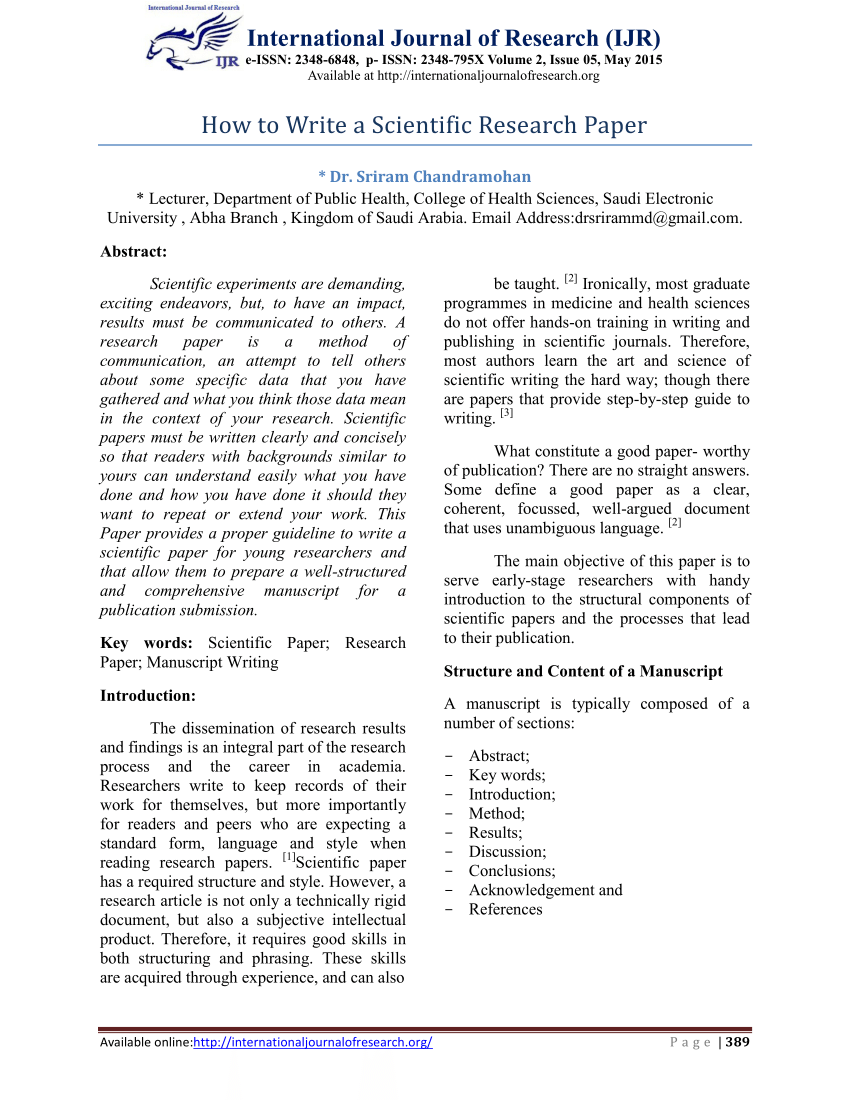
#> input picture photos/paper.png, 850 x 1100 px
$ python demoopencv.py
#> lines starting #> are read from the running program, lines starting #| are printed output that depends on the picture
import cv2


def overlayShadow(img, pattern, shadow_intensity=53):
    if pattern.shape[-1] == 1 or len(pattern.shape) == 2:
        pattern = cv2.cvtColor(pattern, cv2.COLOR_GRAY2BGR)

    pattern = cv2.resize(pattern, tuple(reversed(img.shape[:2])))
    pattern = cv2.bitwise_not(pattern)
    shadow  = cv2.addWeighted(pattern, 0, pattern, 1, shadow_intensity-300)

    return cv2.subtract(img, shadow)

if __name__ == "__main__":
    image  = cv2.imread("photos/paper.png")
#> image is the input picture: shape (1100, 850, 3); mean B, G, R 240.2, 239.5, 239.5
    shadow = cv2.imread("photos/shadow3.png")
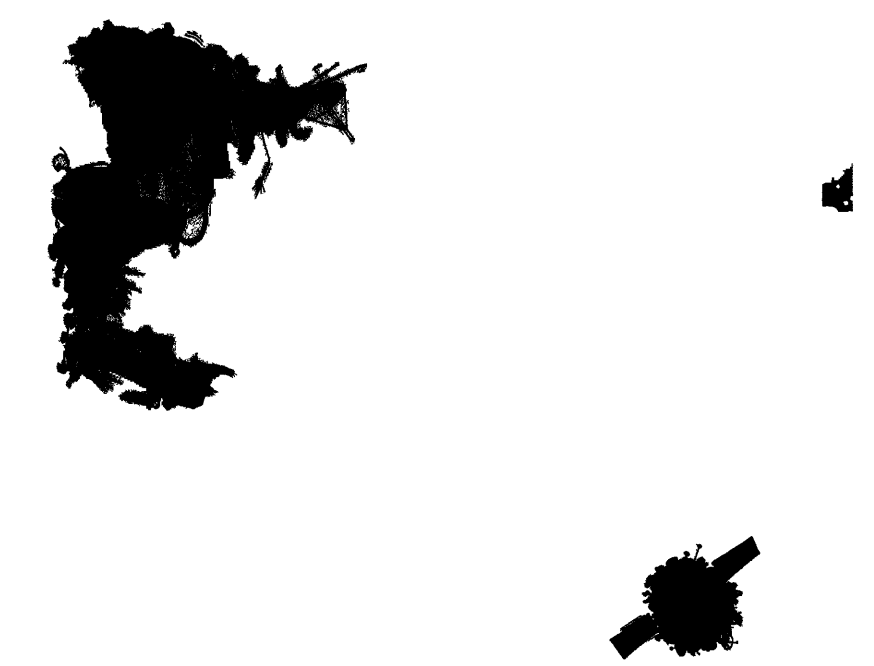
#> input picture photos/shadow3.png, 874 x 666 px
#> shadow is the input picture: shape (666, 874, 3); min 0, max 255, mean 226.7

    output = overlayShadow(image, shadow)
#> in overlayShadow, `pattern = cv2.resize(pattern, tuple(reversed(img.shape[:2])))`:
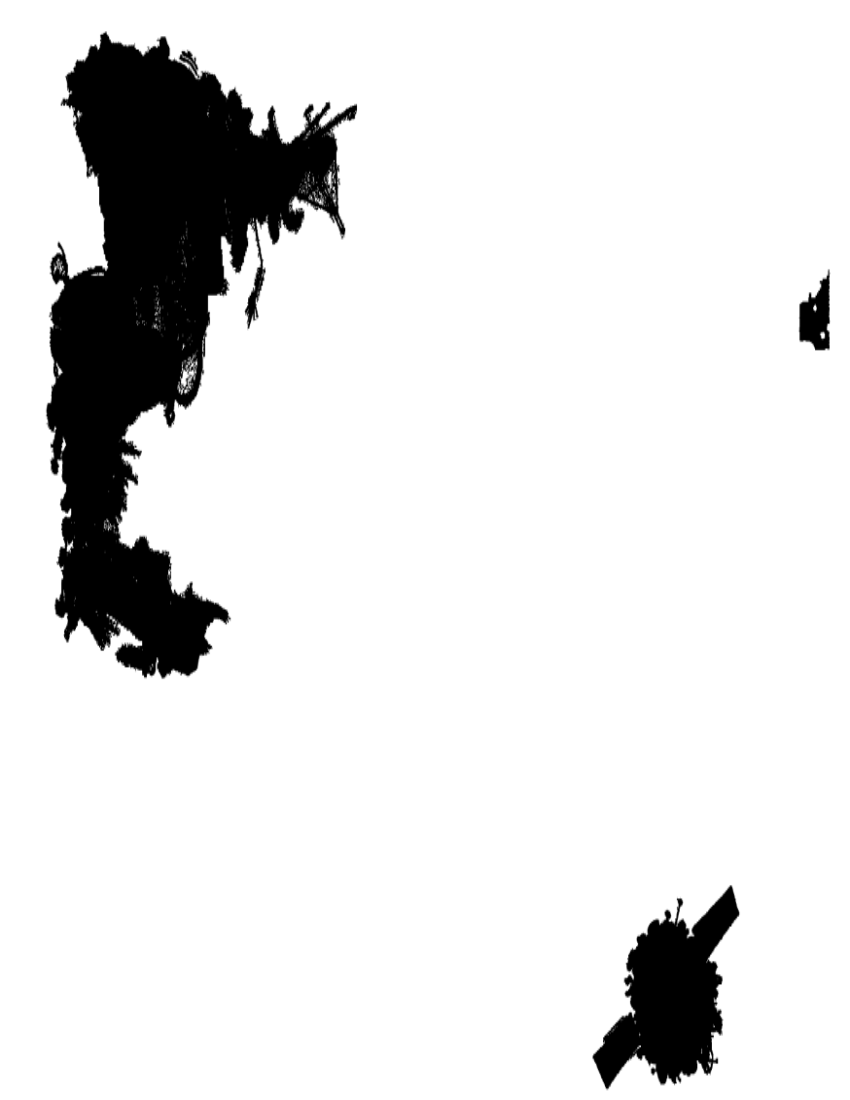
#> pattern: shape (1100, 850, 3); min 0, max 255, mean 226.7
#> in overlayShadow, `pattern = cv2.bitwise_not(pattern)`:
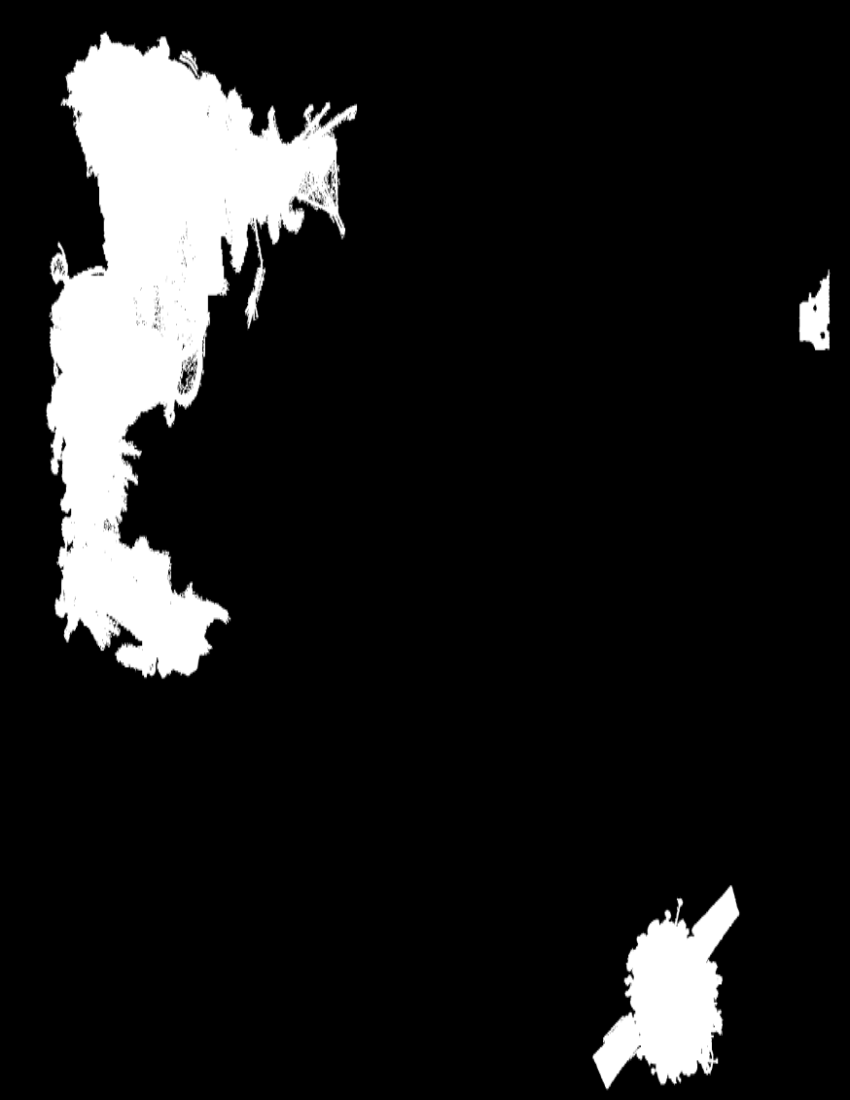
#> pattern: shape (1100, 850, 3); min 0, max 255, mean 28.3
#> in overlayShadow, `shadow  = cv2.addWeighted(pattern, 0, pattern, 1, shadow_intensity-300)`:
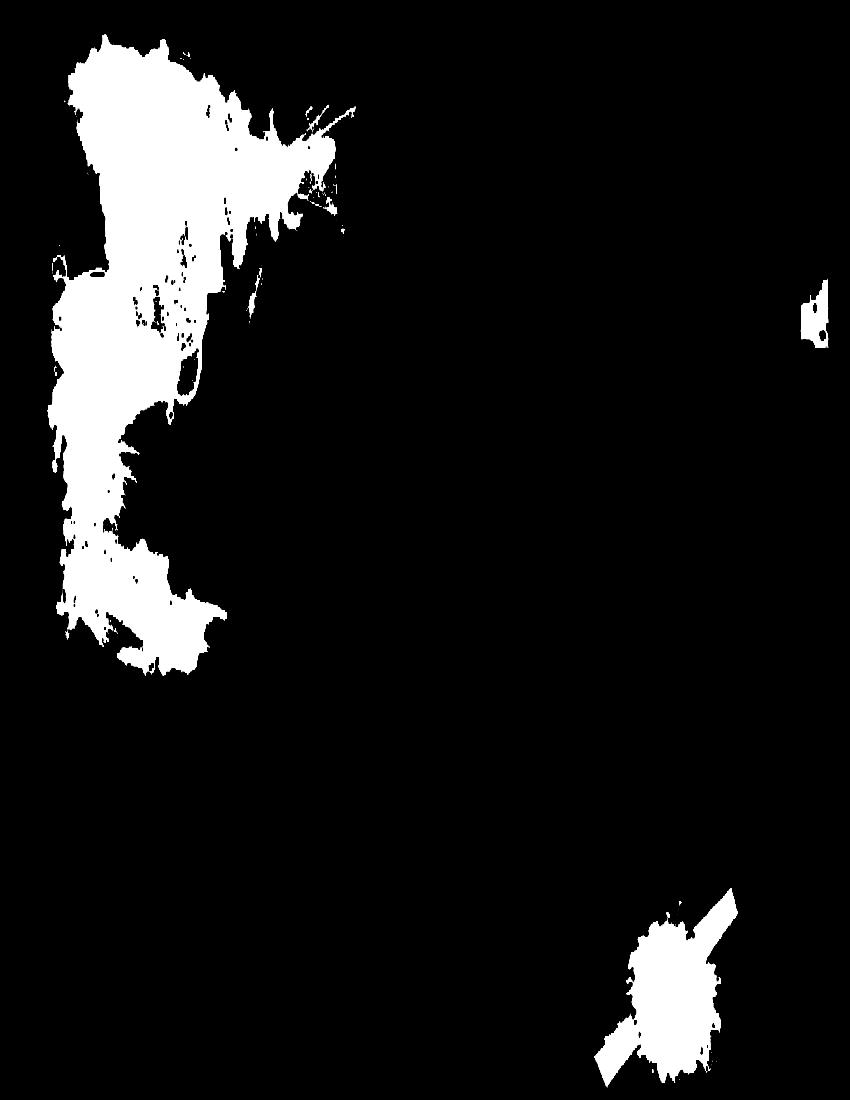
#> shadow: shape (1100, 850, 3); min 0, max 8, mean 0.8; drawn with min black and max white

    cv2.imshow('Overlayed Shadow', output)
    cv2.waitKey(0)
